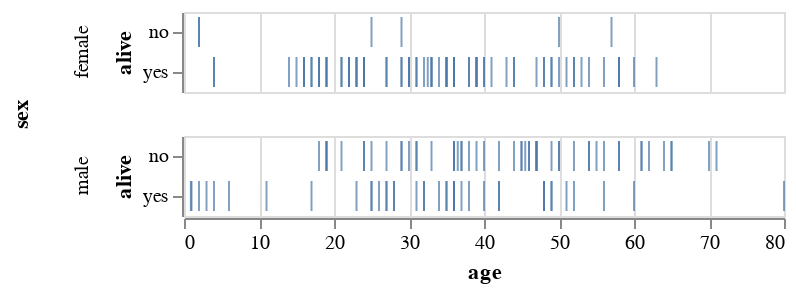

Notebook code cell kept with this figure:
### Markdown cell above
Create an Altair visualization that shows the same information as this groupby:

### Code cell
alt.Chart(titanic).mark_tick().encode(
    x=alt.X('age'),
    y=alt.Y('alive'),
    row='sex',
)

### Figure 1 — Vega-Lite specification as saved in the notebook (floating-point values rounded to 4 significant figures; data arrays with more than 128 entries replaced by an {"elided": "..."} marker saying what was removed)
{"$schema": "https://vega.github.io/schema/vega-lite/v1.2.1.json", "data": {"values": {"elided": "182 records"}}, "encoding": {"row": {"field": "sex", "type": "nominal"}, "x": {"field": "age", "type": "quantitative"}, "y": {"field": "alive", "type": "nominal"}}, "mark": "tick"}
